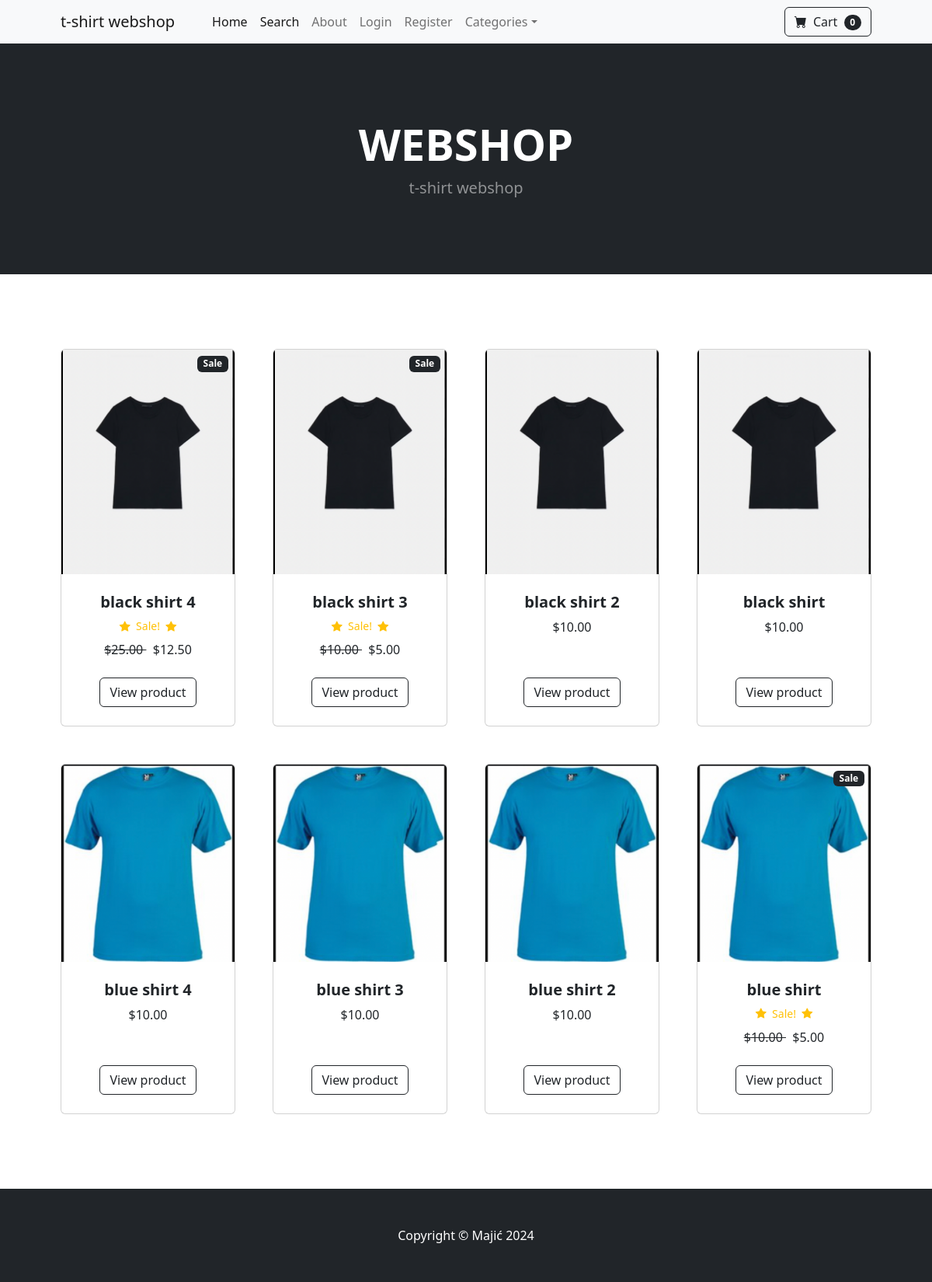
The page / on the database its author committed.
### store/models.py (models this page shows, shortened)
class Product(models.Model):
    name=models.CharField(max_length=50)
    price=models.DecimalField(default=0, decimal_places=2, max_digits=6)
    category=models.ForeignKey(Category,on_delete=models.CASCADE,default=1)
    description=models.CharField(max_length=250,default='',blank=True,null=True)
    image=models.ImageField(upload_to='uploads/product/')
    is_sale=models.BooleanField(default=False)
    sale_price=models.DecimalField(default=0, decimal_places=2, max_digits=6)

### store/views.py (the view)
# urls.py: path('',views.home,name='home'),
def home(request):
    products = Product.objects.all()
    return render(request,'home.html',{'products':products})

### cart/cart.py (called while the page is built)
    def __len__(self):
        return len(self.cart)

### cart/context_processors.py (called while the page is built)
def cart(request):
    return {'cart':Cart(request)}

### store/templates/home.html
{%extends 'base.html' %}
{%block content%}
<header class="bg-dark py-5">
    <div class="container px-4 px-lg-5 my-5">
        <div class="text-center text-white">
            <h1 class="display-4 fw-bolder">WEBSHOP</h1>
            <p class="lead fw-normal text-white-50 mb-0">t-shirt webshop</p>
        </div>
    </div>
</header>
<section class="py-5">
    <div class="container px-4 px-lg-5 mt-5">
        <div class="row gx-4 gx-lg-5 row-cols-2 row-cols-md-3 row-cols-xl-4 justify-content-center">
            {% for product in products %}
            {%if product.is_sale%}
            <div class="col mb-5">
                <div class="card h-100">
                    <div class='badge bg-dark text-white position-absolute' style="top: 0.5rem; right: 0.5rem;">
                        Sale
                    </div>
                    <img class="card-img-top" src="{{product.image.url}}" alt="..." />
                    <div class="card-body p-4">
                        <div class="text-center">
                            <h5 class="fw-bolder">{{ product.name }}</h5>
                            <div class="d-flex justify-content-center small text-warning mb-2">
                                <div class="bi-star-fill"></div>
                                &nbsp;&nbsp;Sale!&nbsp;&nbsp;
                                <div class="bi-star-fill"></div>
                            </div>
                            <strike>
                                ${{ product.price }}
                            </strike>
                            &nbsp;
                            ${{ product.sale_price }}
                        </div>
                    </div>
                    <div class="card-footer p-4 pt-0 border-top-0 bg-transparent">
                        <div class="text-center"><a class="btn btn-outline-dark mt-auto"
                                href="{% url 'product' product.id%}">View product</a>
                        </div>
                    </div>
                </div>
            </div>
            {%else%}
            <div class="col mb-5">
                <div class="card h-100">
                    <img class="card-img-top" src="{{product.image.url}}" alt="..." />
                    <div class="card-body p-4">
                        <div class="text-center">
                            <h5 class="fw-bolder">{{ product.name }}</h5>
                            ${{ product.price }}
                        </div>
                    </div>
                    <div class="card-footer p-4 pt-0 border-top-0 bg-transparent">
                        <div class="text-center"><a class="btn btn-outline-dark mt-auto"
                                href="{% url 'product' product.id%}">View product</a>
                        </div>
                    </div>
                </div>
            </div>
            {%endif%}
            {% endfor %}
        </div>
</section>
{%endblock%}

### store/templates/base.html (shortened to what this page needs)
{% load static %}
<!DOCTYPE html>
<html lang="en">
<head>
    <link href="https://cdn.jsdelivr.net/npm/bootstrap-icons@1.5.0/font/bootstrap-icons.css" rel="stylesheet" />
    <link href="{% static 'css/styles.css'%}" rel="stylesheet" />
</head>
<body>
    {%include 'navbar.html'%}
    {% block content %}
    {%endblock%}
    <footer class="py-5 bg-dark">
        <div class="container">
            <p class="m-0 text-center text-white">Copyright &copy; Majić 2024</p>
        </div>
    </footer>
</body>
</html>

### store/templates/navbar.html (shortened to what this page needs)
<nav class="navbar navbar-expand-lg navbar-light bg-light">
    <div class="container px-4 px-lg-5">
        <a class="navbar-brand" href="{%url 'home' %}">t-shirt webshop</a>
        <div class="collapse navbar-collapse" id="navbarSupportedContent">
            <ul class="navbar-nav me-auto mb-2 mb-lg-0 ms-lg-4">
                <li class="nav-item"><a class="nav-link active" aria-current="page" href="{% url 'home'%}">Home</a></li>
                <li class="nav-item"><a class="nav-link active" aria-current="page" href="{% url 'search'%}">Search</a>
                </li>
                <li class="nav-item"><a class="nav-link" href="{% url 'about' %}">About</a></li>
                {%if user.is_authenticated %}
                <li class="nav-item dropdown">
                    <a class="nav-link dropdown-toggle" id="profileDropdown" href="#" role="button"
                        data-bs-toggle="dropdown" aria-expanded="false">Profile</a>
                    <ul class="dropdown-menu" aria-labelledby="profileDropdown">
                        <li><a class="dropdown-item" href="{%url 'update_user'%}">User Profile</a></li>
                        <li>
                            <hr class="dropdown-divider" />
                        </li>
                        <li><a class="dropdown-item" href="{%url 'update_info' %}">User Info</a></li>
                    </ul>
                </li>
                {%if user.is_superuser%}
                <li class="nav-item dropdown">
                    <a class="nav-link dropdown-toggle" id="profileDropdown" href="#" role="button"
                        data-bs-toggle="dropdown" aria-expanded="false">Orders</a>
                    <ul class="dropdown-menu" aria-labelledby="profileDropdown">
                        <li><a class="dropdown-item" href="{%url 'shipped_dash'%}">Shipped Orders</a></li>
                        <li>
                            <hr class="dropdown-divider" />
                        </li>
                        <li><a class="dropdown-item" href="{%url 'not_shipped_dash' %}">Unshipped Orders</a></li>
                    </ul>
                </li>
                {%endif%}
                <li class="nav-item"><a class="nav-link" href="{% url 'logout' %}">Logout</a></li>
                {%else%}
                <li class="nav-item"><a class="nav-link" href="{% url 'login' %}">Login</a></li>
                <li class="nav-item"><a class="nav-link" href="{% url 'register' %}">Register</a></li>
                {%endif%}
                <li class="nav-item dropdown">
                    <a class="nav-link dropdown-toggle" id="navbarDropdown" href="#" role="button"
                        data-bs-toggle="dropdown" aria-expanded="false">Categories</a>
                </li>
            </ul>
            <form class="d-flex">
                <a href="{%url 'cart_summary'%}" class="btn btn-outline-dark">
                    <i class="bi-cart-fill me-1"></i>
                    Cart
                    <span class="badge bg-dark text-white ms-1 rounded-pill" id="cart_quantity">{{cart|length}}</span>
                </a>
            </form>
        </div>
    </div>
</nav>

### rows shown on the page
Product: image (picture), name "black shirt 4", price "25.00", sale_price "12.50"
Product: image (picture), name "black shirt 3", price "10.00", sale_price "5.00"
Product: image (picture), name "black shirt 2", price "10.00"
Product: image (picture), name "black shirt", price "10.00"
Product: image (picture), name "blue shirt 4", price "10.00"
Product: image (picture), name "blue shirt 3", price "10.00"
Product: image (picture), name "blue shirt 2", price "10.00"
Product: image (picture), name "blue shirt", price "10.00", sale_price "5.00"

### other values the page prints
{{ cart|length }} "0"
